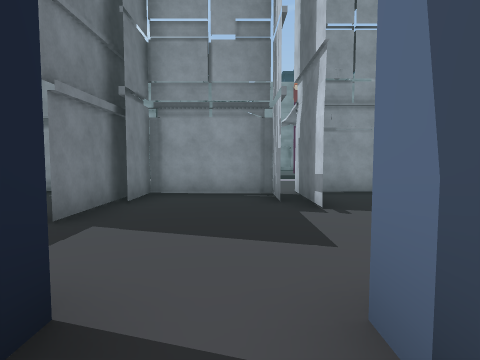
View 1 (above)

24 first-person views from a walk through a 3-D level made in the Unity game engine. The camera is 1.5 m above the floor, tilts 4° down and sees 75° across. The floor is counted in squares, 2 m on a side. Each view is taken from the middle of a square. On the plan, view 1 faces up. The plan holds only what a view shows up to about 10 squares ahead; the rest is blank. The place goes on beyond the plan. The player is left out. Some surface patterns are stand-ins.

View 2
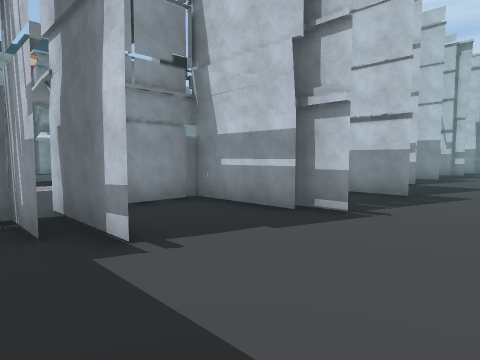

View 3
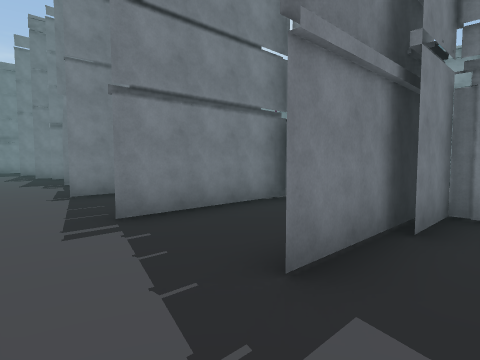

View 4
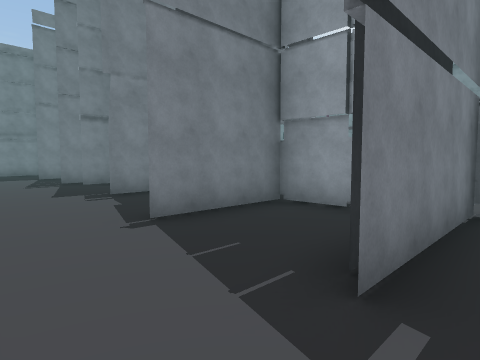

View 5
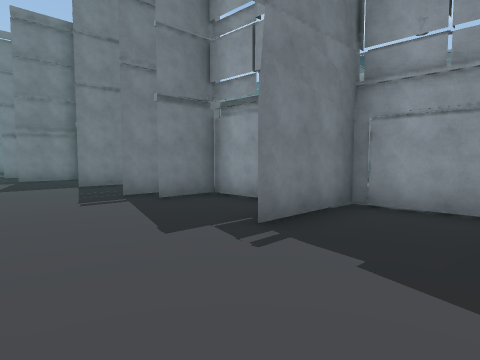

View 6
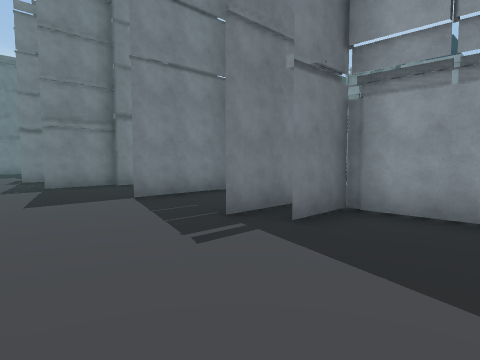

View 7
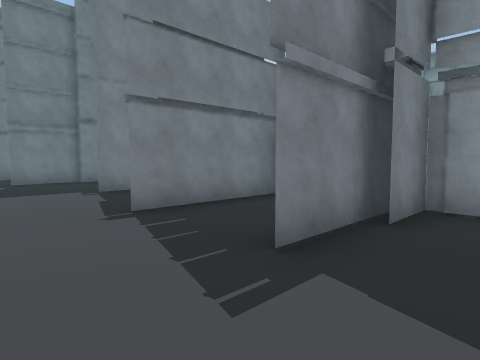

View 8
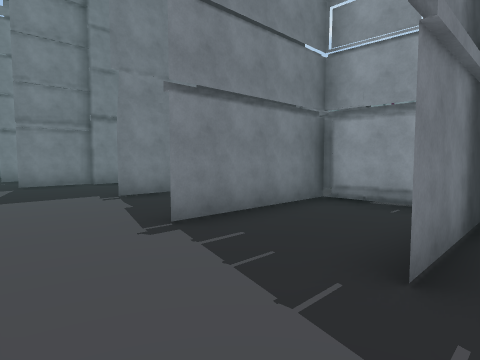

View 9
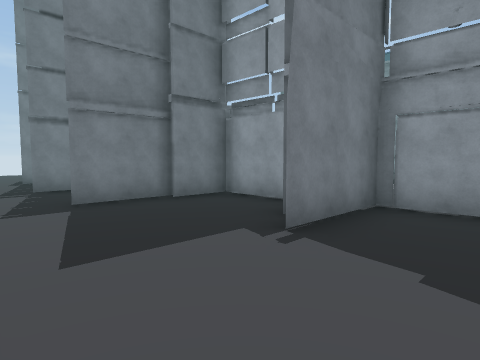

View 10
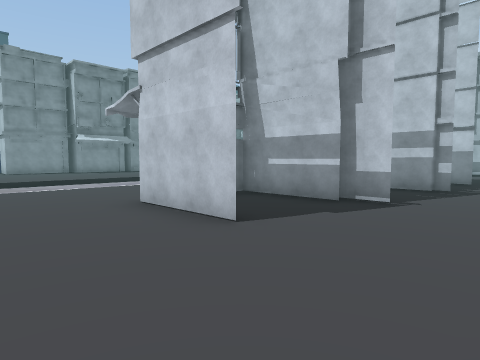

View 11
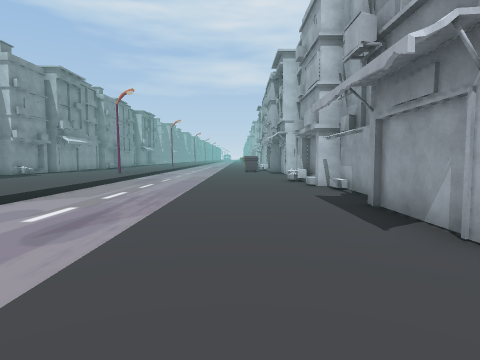

View 12
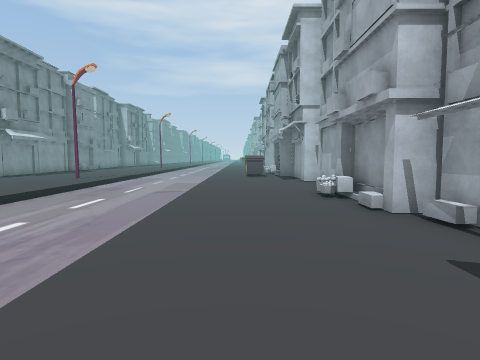

View 13
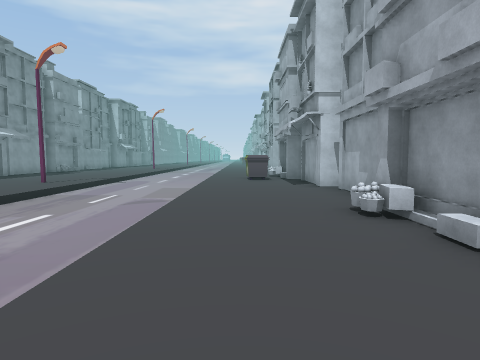

View 14
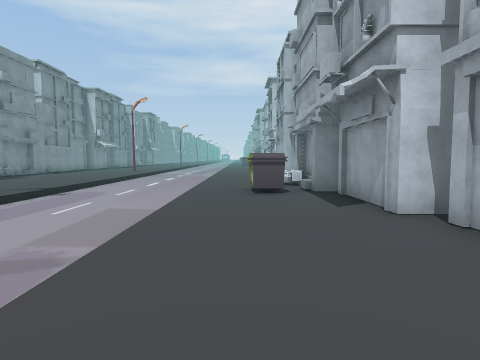

View 15
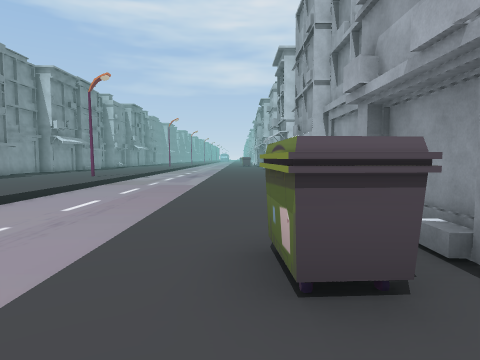

View 16
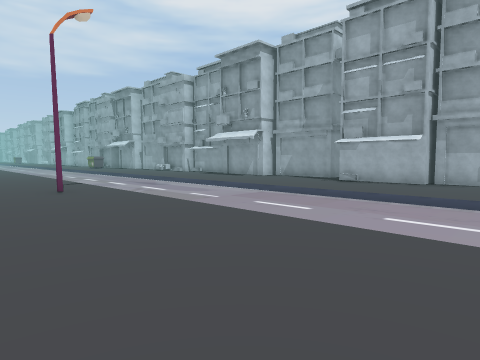

View 17
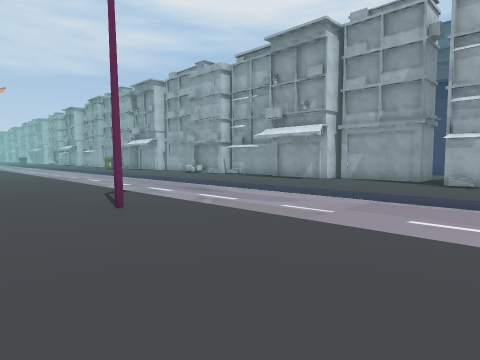

View 18
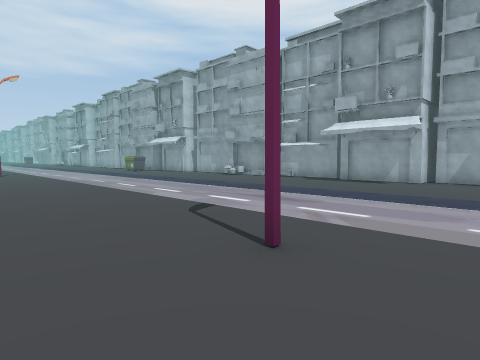

View 19
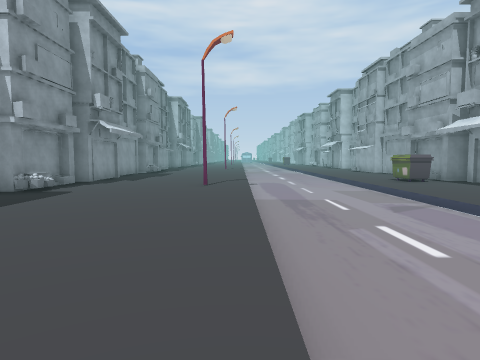

View 20
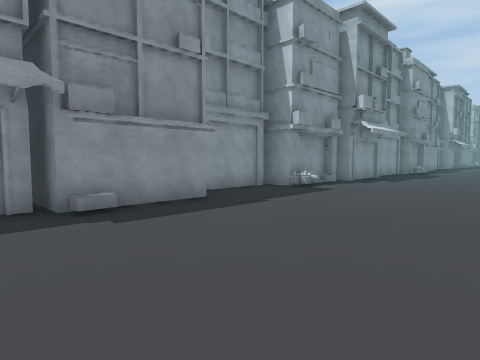

View 21
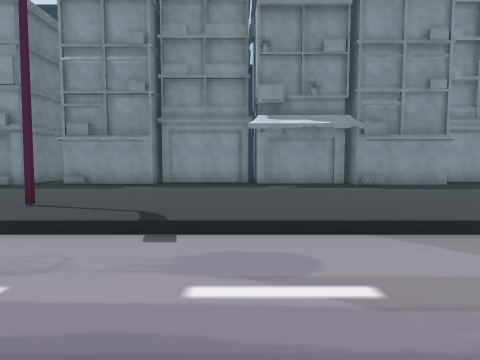

View 22
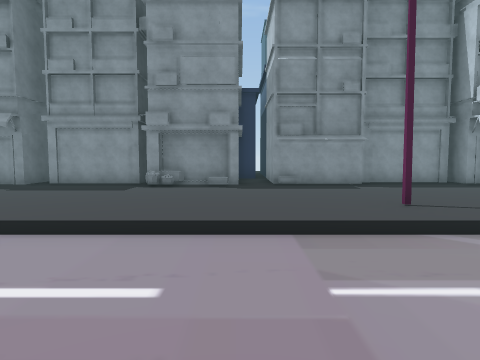

View 23
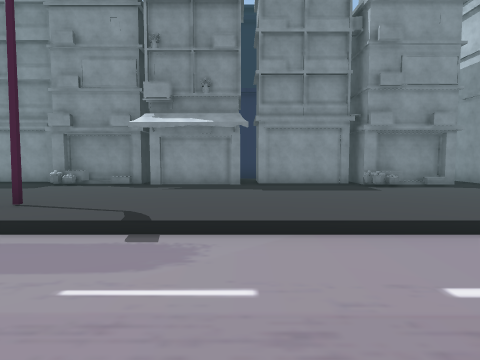

View 24
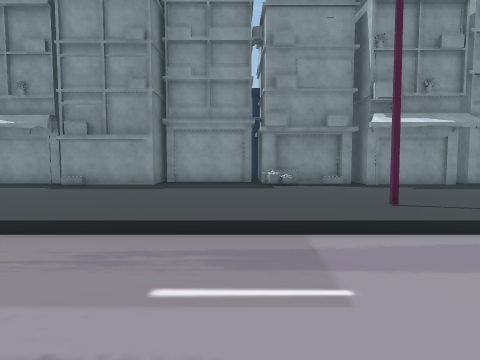

### Floor plan
Key: @ floor where view 1 was taken; # wall or solid block; x gap in a wall; . main floor; - floor 0.25 m lower than the main floor; / step, stairs or slope; O other object.
Columns run from 39 left of view 1 to 6 right of it. Each row starts with its distance up from view 1.
 20           ##OO###O #O #  ####O#O###   OO## O
 19       O#O##...O/#O##OOOO##O##...O#OO#...O##O
 18        ................O....................
 17         .....................................
 16         .....................................
 15         ........#...........#.............#.
 14       ......................................
 13   -- ---------------------------------------
 12   ------------------------------------------
 11   --------------------------------- --------
 10  /////////////////////////////////    //////
  9 ................./...............      ..../
  8  ................x.O............        ...x O
  7  ..OOO..OOOOOOOOO#OOOOO##O...OOO .OO OOO#OOOOO
  6 ...O.#OOO  #..#..O.O#.O..##OOO.#OOO. #..#..O
  5 ...O.#  O  #..#..O.O..O..##..O.# .O..O..#..O..
  4 .....O..O..#.....O.O............O.O..O.....O..
  3 ..............................................
  2 .....       ..........  ....................
  1                                       #.#
  0                                        @

Where each view was taken, in squares from view 1:
view 1: 0 up, 0 right, facing up
view 2: 2 up, 0 right, facing up-right
view 3: 2 up, 1 left, facing up-left
view 4: 2 up, 4 left, facing up-left
view 5: 2 up, 8 left, facing up-left
view 6: 2 up, 11 left, facing up-left
view 7: 2 up, 18 left, facing up-left
view 8: 2 up, 19 left, facing up-left
view 9: 2 up, 23 left, facing up-left
view 10: 2 up, 39 left, facing up-right
view 11: 9 up, 39 left, facing right
view 12: 9 up, 35 left, facing right
view 13: 9 up, 33 left, facing right
view 14: 9 up, 29 left, facing right
view 15: 9 up, 24 left, facing right
view 16: 17 up, 19 left, facing down-right
view 17: 17 up, 16 left, facing down-right
view 18: 17 up, 13 left, facing down-right
view 19: 14 up, 6 left, facing right
view 20: 14 up, 6 left, facing up-right
view 21: 10 up, 8 left, facing up
view 22: 10 up, 14 left, facing up
view 23: 10 up, 20 left, facing up
view 24: 10 up, 26 left, facing up
